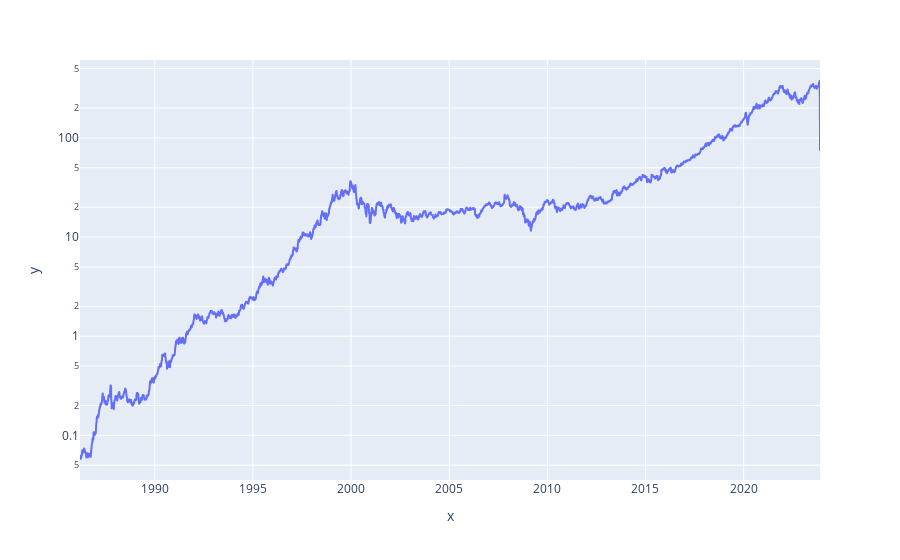

The notebook cell this image was saved under:
### Code cell
import numpy as np
import pandas as pd
import yfinance as yf
import plotly.express as px

dta = yf.download('MSFT')
l = 5; idx = dta.index
movavg = (1/l)*np.ones(l)
close = dta['Adj Close'].to_numpy()
y = np.convolve(close,movavg)

plot = px.line(x = idx, y = y[4:], log_y=True)
plot.show()

### Figure 1 — Plotly figure (JSON) as saved in the notebook; plotly's stock layout.template omitted (floating-point values rounded to 4 significant figures; data arrays with more than 128 entries replaced by an {"elided": "..."} marker saying what was removed)
{"data": [{"hovertemplate": "x=%{x}<br>y=%{y}<extra></extra>", "legendgroup": "", "line": {"color": "#636efa", "dash": "solid"}, "marker": {"symbol": "circle"}, "mode": "lines", "name": "", "showlegend": false, "type": "scattergl", "x": {"elided": "9502 str values"}, "xaxis": "x", "y": {"elided": "9502 float values"}, "yaxis": "y"}], "layout": {"legend": {"tracegroupgap": 0}, "margin": {"t": 60}, "xaxis": {"anchor": "y", "domain": [0, 1], "title": {"text": "x"}}, "yaxis": {"anchor": "x", "domain": [0, 1], "title": {"text": "y"}, "type": "log"}}}
